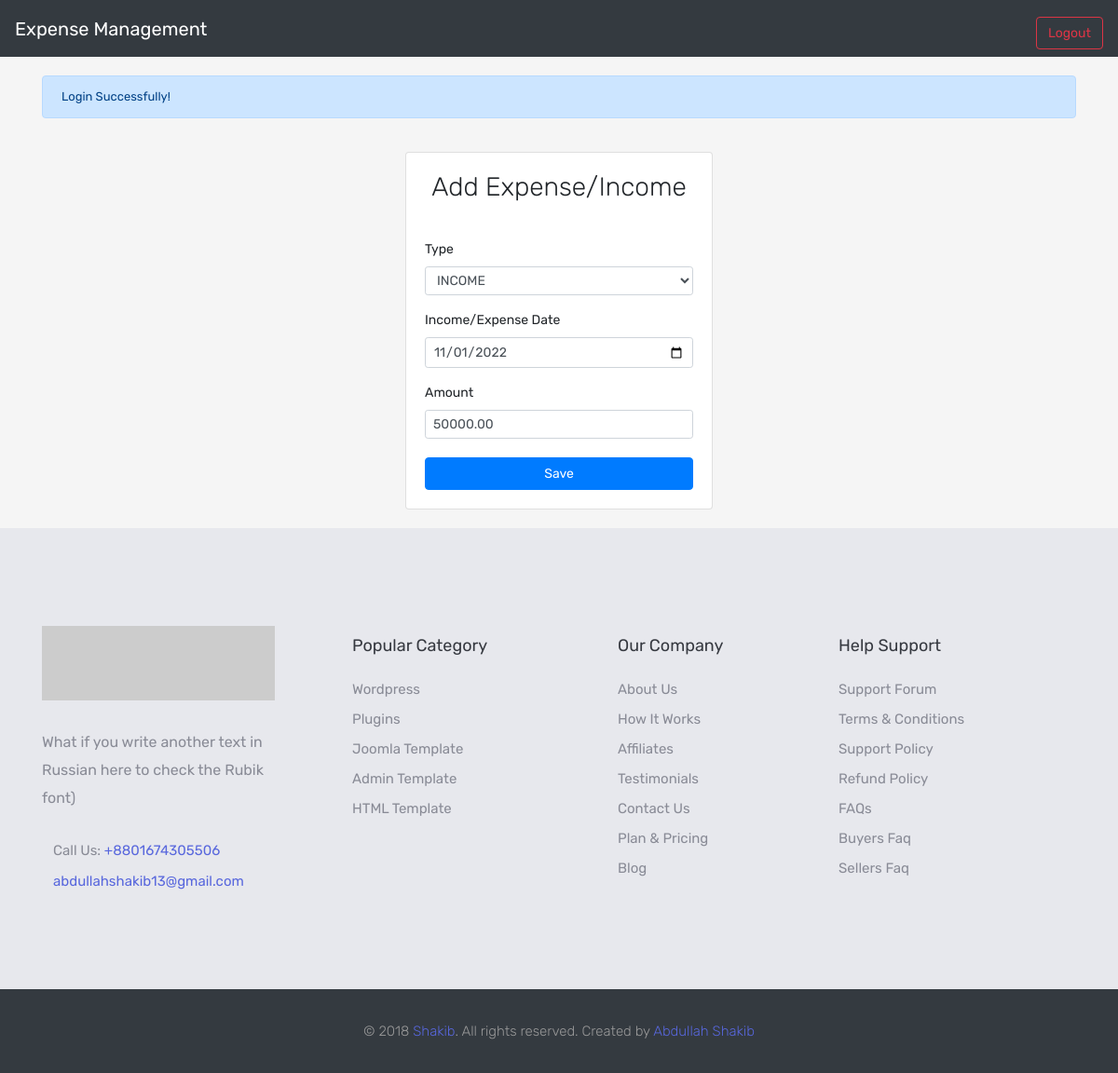
Screenshot of /edit.php?id=1 (signed in) with the database file from the repository.
### tables this page shows
CREATE TABLE `user_expense_income` (
  `id` int(11) NOT NULL,
  `user_id` int(11) NOT NULL,
  `type` enum('EXPENSE','INCOME') NOT NULL,
  `amount` float(11,2) NOT NULL,
  `expense_date` date NOT NULL,
  `created_at` datetime NOT NULL DEFAULT current_timestamp()
);

### edit.php (the view, shortened to what this page needs)
<?php
require_once "./header.php";
$checkSql = "SELECT * FROM `user_expense_income` WHERE `id` = '".$_GET['id']."'";
$execute = mysqli_query($connection, $checkSql);
if (mysqli_num_rows($execute) > 0)
{
    $transection = mysqli_fetch_assoc($execute);
}
else
{
    $_SESSION['errMsg'] = "Invalid transection requested!";
    header("Location: index.php");
}
?>
<section class="body container-wrapper">
    <div class="global-container">
        <div class="card login-form">
            <div class="card-body">
                <h3 class="card-title text-center">Add Expense/Income</h3>
                <div class="card-text">
                    <form method="POST" action="action.php">
                        <div class="form-group">
                            <label for="exType">Type</label>
                            <select class="form-control form-control-sm" name="exType" required>
                                <option value="INCOME" <?=($transection['type'] === "INCOME")?'selected':'';?>>INCOME</option>
                            </select>
                        </div>
                        <div class="form-group">
                            <label for="exDate">Income/Expense Date</label>
                            <input type="date" name="exDate" class="form-control form-control-sm" id="exDate" value="<?=$transection['expense_date'];?>" required>
                        </div>
                        <div class="form-group">
                            <label for="exAmount">Amount</label>
                            <input type="number" name="exAmount" class="form-control form-control-sm" id="exAmount" value="<?=$transection['amount'];?>" required>
                        </div>
                        <button type="submit" name="updateExpenseOrIncome" class="btn btn-primary btn-block">Save</button>
                    </form>
                </div>
            </div>
        </div>
    </div>
</section>
<?php require_once "./footer.php"; ?>

### css/style.css (style rules this page uses)
body { font-family:Rubik,sans-serif; position:relative; font-weight:400; font-size:15px }
.global-container { height:100%; display: flex; align-items: center; justify-content: center; background-color: #f5f5f5; }
form { padding-top: 10px; font-size: 14px; margin-top: 30px; }
.card-title { font-weight:300; }
.btn { font-size: 14px; margin-top:20px; }
.login-form { width:330px; margin:20px; }

### rows the page displays
user_expense_income: exType "INCOME", exDate "11/01/2022", exAmount "50000.00"

### other values shown
$_SESSION['succMsg'] "Login Successfully!"
